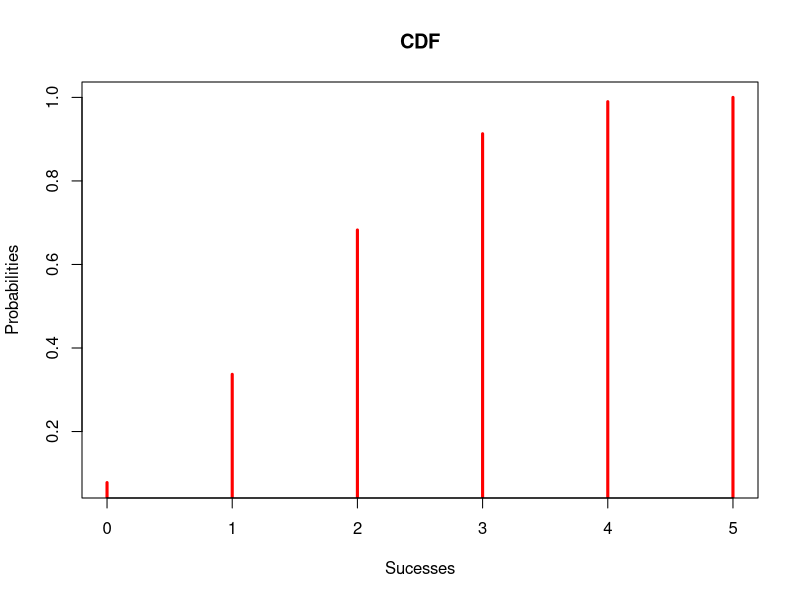
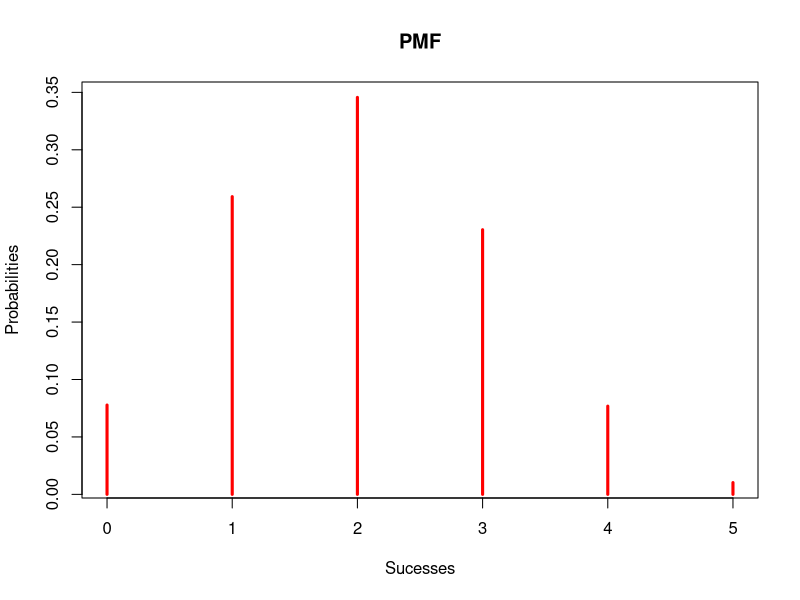
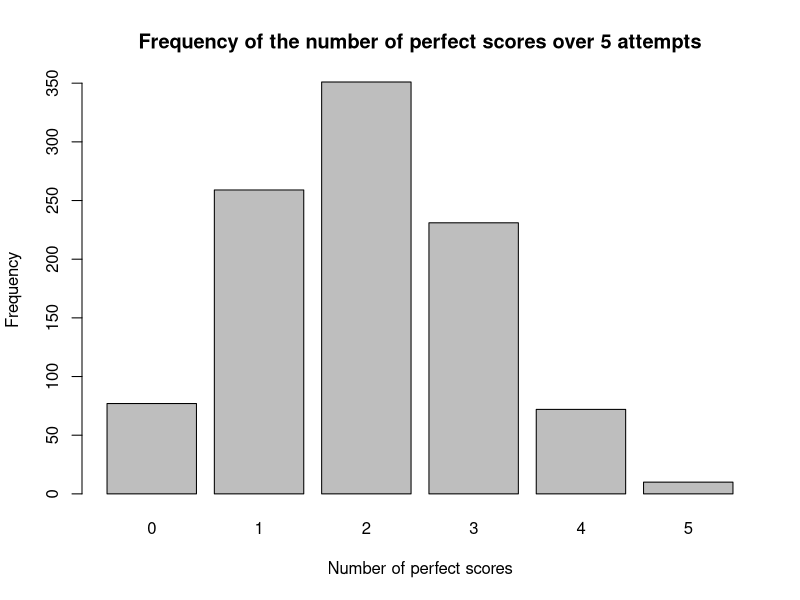
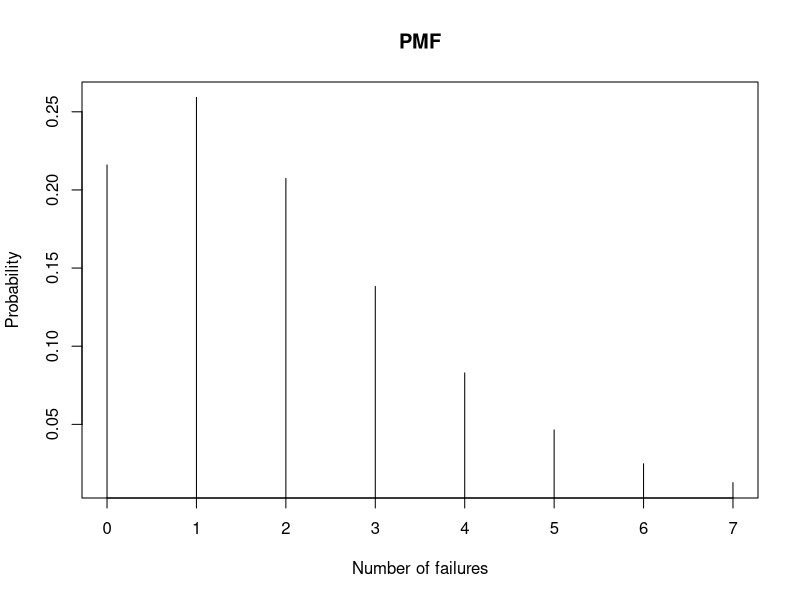
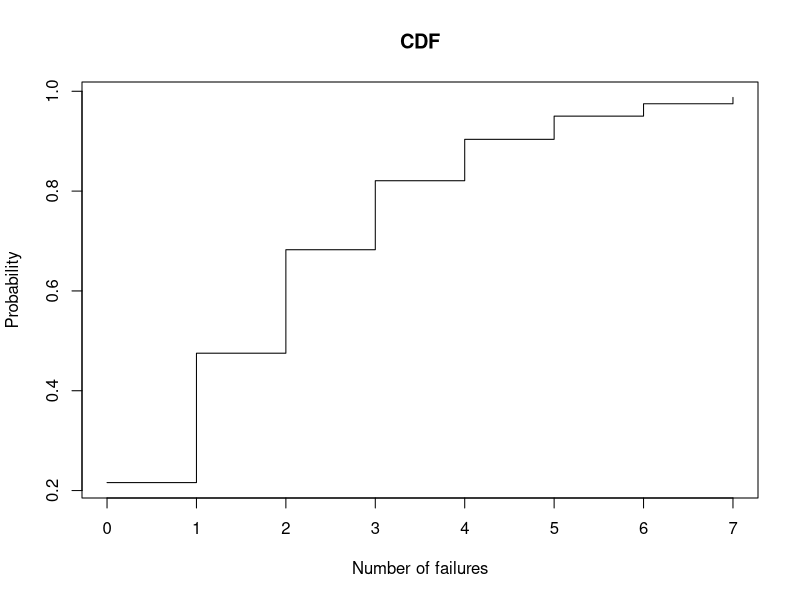
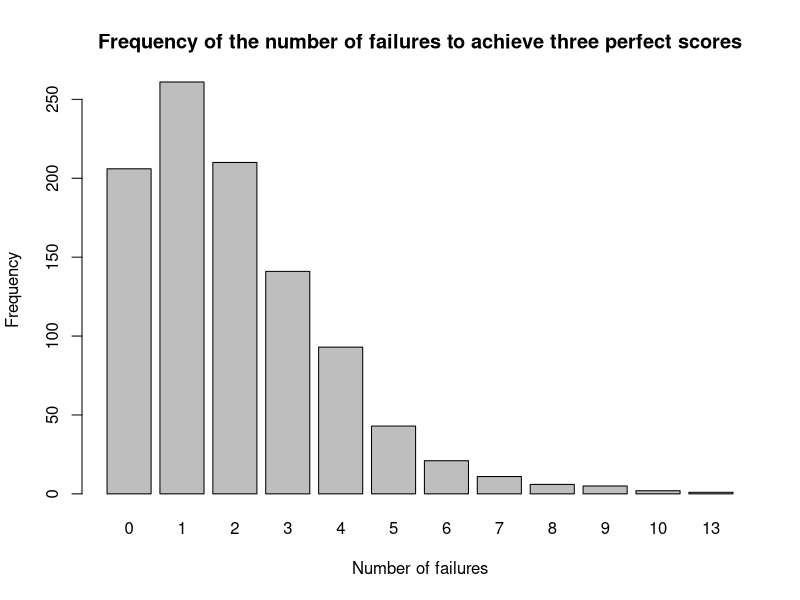
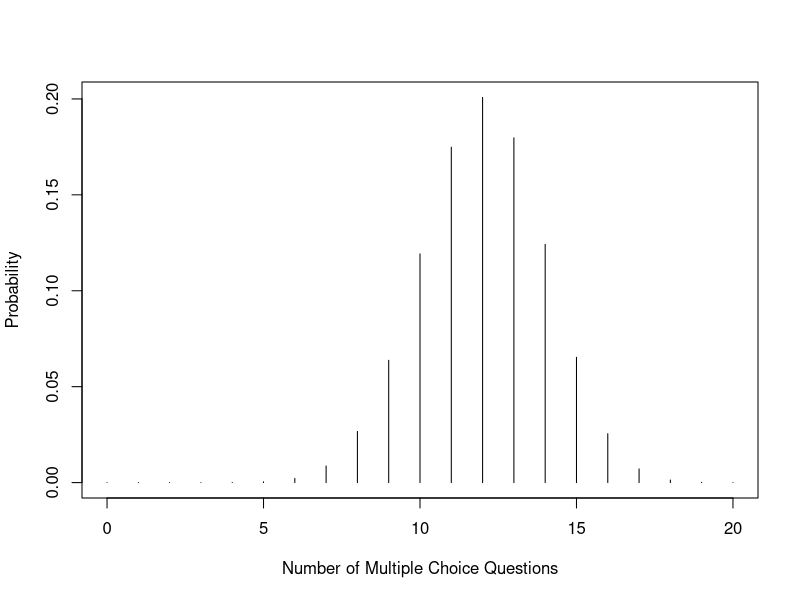
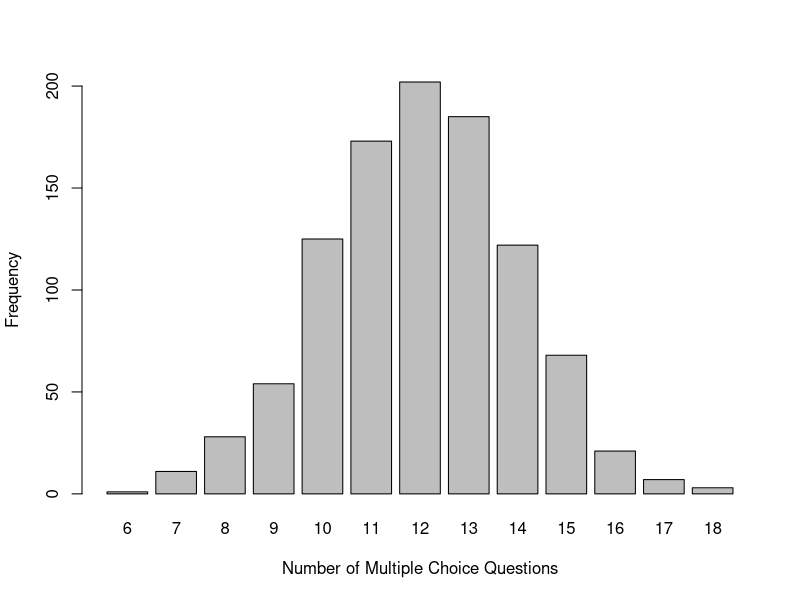

These figures' R source, in order:
#part 1
p1 <- 0.4
n1 <- 5

#a
success <- 0:n1
cdf_1 <- pbinom(success, size=n1, prob=p1)
print(cdf_1)
pmf_1 <- dbinom(success, size=n1, prob=p1)
print(pmf_1)
plot(success, cdf_1 ,type='h',xlab="Sucesses",ylab="Probabilities",col="red",lwd=3,main="CDF")
plot(success, pmf_1,type='h',xlab="Sucesses",ylab="Probabilities",col="red",lwd=3,main="PMF")

#b
p_b <- dbinom(2,n1,p1)
print(p_b)

#c
p_c <- 1-pbinom(1,n1,p1)
print(p_c)

#d
set.seed(123)
num_perfect_scores <- rbinom(1000, size = n1, prob = p1)
barplot(table(num_perfect_scores), main = "Frequency of the number of perfect scores over 5 attempts", 
        xlab = "Number of perfect scores", ylab = "Frequency")


#########################################################################################################################################
#########################################################################################################################################

#part 2
p2 <- 0.6 
r <- 3 
n2 <- 10
#a
x <- 0:(n2 - r)
pmf2 <- dnbinom(x, size = r, prob = p2)
print(pmf2)
plot(x, pmf2, type = "h", xlab = "Number of failures", ylab = "Probability", 
     main = "PMF")
cdf2 <- pnbinom(x, size = r, prob = p2)
print(cdf2)
plot(x, cdf2, type = "s", xlab = "Number of failures", ylab = "Probability", 
     main = "CDF")

#b
prob_4 <- dnbinom(4, size = r, prob = p2)
print(prob_4)

#c
prob_atmost_4 <- pnbinom(4, size = r, prob = p2)
print(prob_atmost_4)

#d
set.seed(123)
num_failures <- rnbinom(1000, size = r, prob = p2)

barplot(table(num_failures), main = "Frequency of the number of failures to achieve three perfect scores", 
        xlab = "Number of failures", ylab = "Frequency")


#########################################################################################################################################
#########################################################################################################################################

#part 3
n3 <- 20
p3 <- 0.6

#a
x <- 0:20
pmf3a <- dhyper(x, m = p3*100, n = 40, k = n3)
plot(x, pmf3a, type = "h", xlab = "Number of Multiple Choice Questions", ylab = "Probability")

#b
p_exact10 <- dhyper(10, m = p3*100, n = 40, k = n3)
print(p_exact10)


#c
p_least10 <- 1 - phyper(9, m = p3*100, n = 40, k = n3)
print(p_least10)

#d
set.seed(123)
sim_data <- rhyper(1000, m = p3*100, n = 40, k = n3)
barplot(table(sim_data), xlab = "Number of Multiple Choice Questions", ylab = "Frequency")

#########################################################################################################################################
#########################################################################################################################################

#part 4
numQ <- 10

#a
print(dpois(8, numQ))

#b
print(ppois(8, numQ))

#c
print(ppois(12, numQ) - ppois(5, numQ))

#d
x <- 0:20
prob <- dpois(x, numQ)
plot(x, prob, type = "h", xlab = "Number of Questions", ylab = "Probability", main = "PMF")

#e
set.seed(123)
sim_data <- rpois(50, numQ)
barplot(table(sim_data), xlab = "Number of Questions", ylab = "Frequency")
boxplot(sim_data, xlab = "Number of Questions")

#########################################################################################################################################
#########################################################################################################################################

#part 5
Avg <- 100
stand_d <- 10

#a
x <- seq(Avg - 3*stand_d, Avg + 3*stand_d, length.out = 100)
y <- dnorm(x, mean = Avg, sd = stand_d)
plot(x, y, type = "l", main = "PDF",
     xlab = "Money Spent ($)", ylab = "Density")

#b
print(1 - pnorm(120, mean = Avg, sd = stand_d))

#c
print(pnorm(90, mean = Avg, sd = stand_d) - pnorm(80, mean = Avg, sd = stand_d))

#d
print(pnorm(Avg + stand_d, mean = Avg, sd = stand_d) + pnorm(Avg - stand_d, mean = Avg, sd = stand_d))
print(pnorm(Avg + 2*stand_d, mean = Avg, sd = stand_d) + pnorm(Avg - 2*stand_d, mean = Avg, sd = stand_d))
print(pnorm(Avg + 3*stand_d, mean = Avg, sd = stand_d) + pnorm(Avg - 3*stand_d, mean = Avg, sd = stand_d))

#e
print(qnorm(0.1, mean = Avg, sd = stand_d))
print(qnorm(0.9, mean = Avg, sd = stand_d))

#f
print(qnorm(0.98, mean = Avg, sd = stand_d))


#g
set.seed(123)
visitors <- rnorm(10000, mean = Avg, sd = stand_d)
hist(visitors, main = "Money Spent by Visitors",
     xlab = "Money Spent ($)", col = "red", breaks = 20)